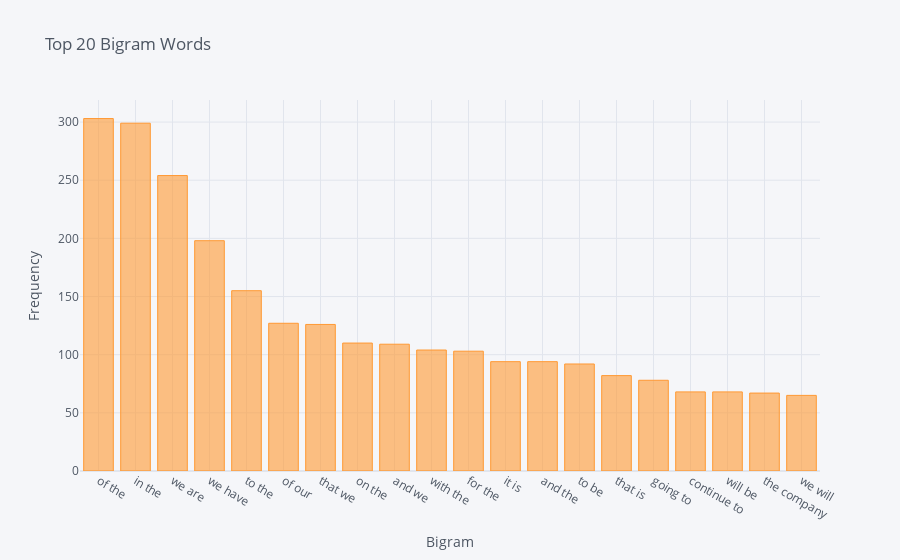

Notebook source saved alongside this figure:
### Code cell
words = get_top_n_words(df['text'], 20)
dfBi = pd.DataFrame(words, columns = ['Bigram','Frequency'])
dfBi = dfBi.set_index('Bigram')
dfBi.iplot(kind = 'bar', xTitle='Bigram', yTitle='Frequency', title = 'Top 20 Bigram Words')

### Figure 1 — Plotly figure (JSON) as saved in the notebook; plotly's stock layout.template omitted (floating-point values rounded to 4 significant figures)
{"data": [{"marker": {"color": "rgba(255, 153, 51, 0.6)", "line": {"color": "rgba(255, 153, 51, 1.0)", "width": 1}}, "name": "Frequency", "orientation": "v", "text": "", "type": "bar", "x": ["of the", "in the", "we are", "we have", "to the", "of our", "that we", "on the", "and we", "with the", "for the", "it is", "and the", "to be", "that is", "going to", "continue to", "will be", "the company", "we will"], "y": [303, 299, 254, 198, 155, 127, 126, 110, 109, 104, 103, 94, 94, 92, 82, 78, 68, 68, 67, 65]}], "layout": {"legend": {"bgcolor": "#F5F6F9", "font": {"color": "#4D5663"}}, "paper_bgcolor": "#F5F6F9", "plot_bgcolor": "#F5F6F9", "title": {"font": {"color": "#4D5663"}, "text": "Top 20 Bigram Words"}, "xaxis": {"gridcolor": "#E1E5ED", "showgrid": true, "tickfont": {"color": "#4D5663"}, "title": {"font": {"color": "#4D5663"}, "text": "Bigram"}, "zerolinecolor": "#E1E5ED"}, "yaxis": {"gridcolor": "#E1E5ED", "showgrid": true, "tickfont": {"color": "#4D5663"}, "title": {"font": {"color": "#4D5663"}, "text": "Frequency"}, "zerolinecolor": "#E1E5ED"}}}
